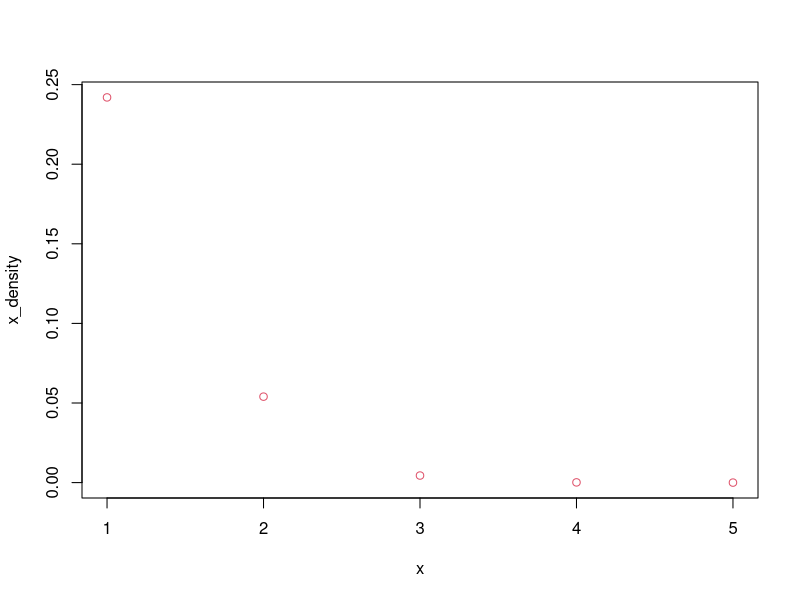
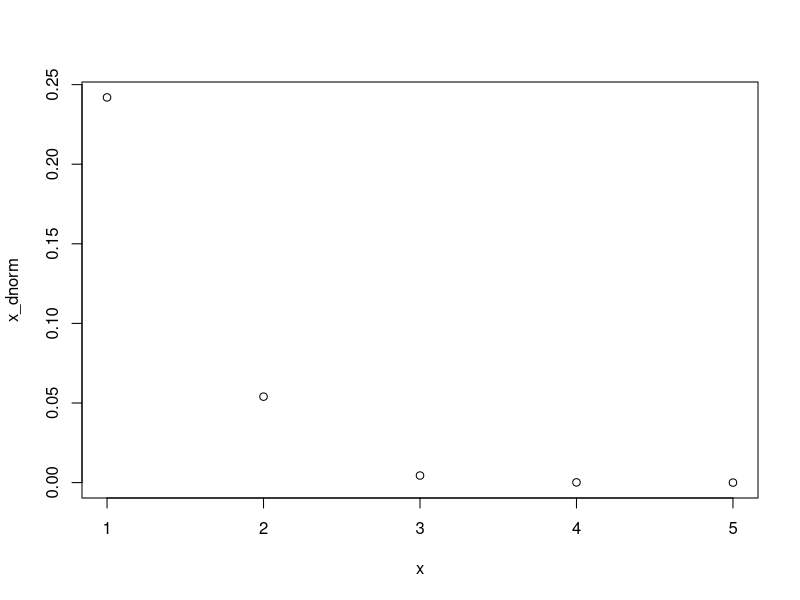
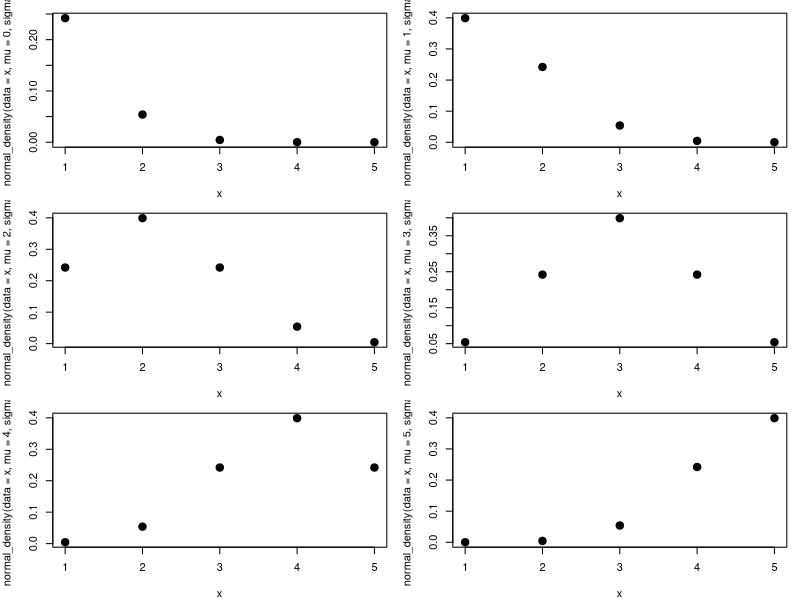
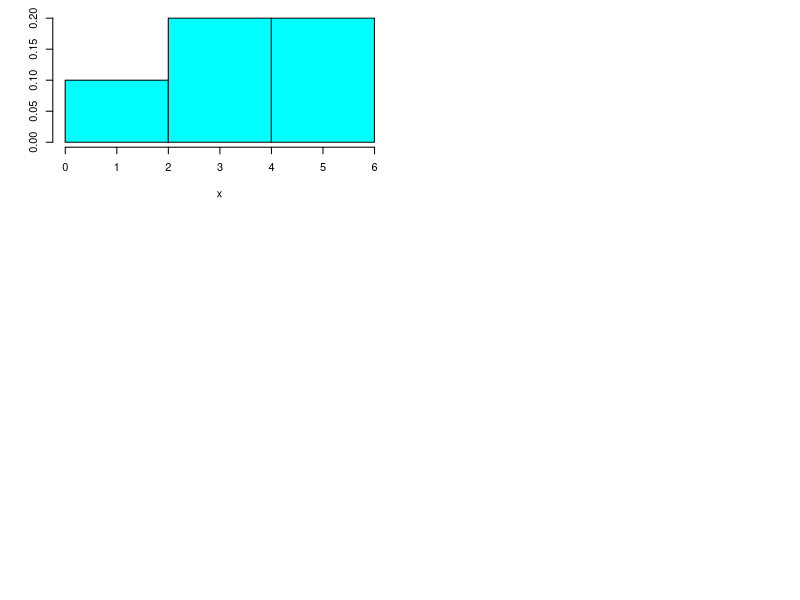
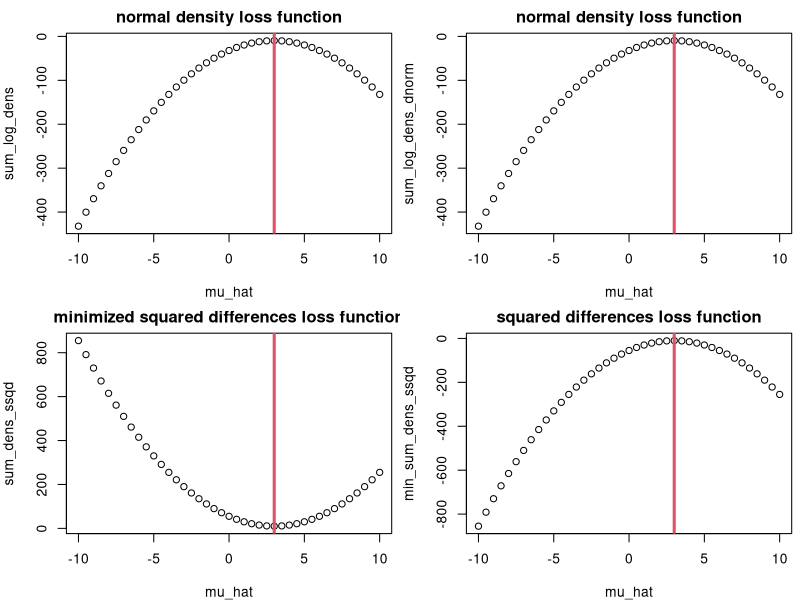
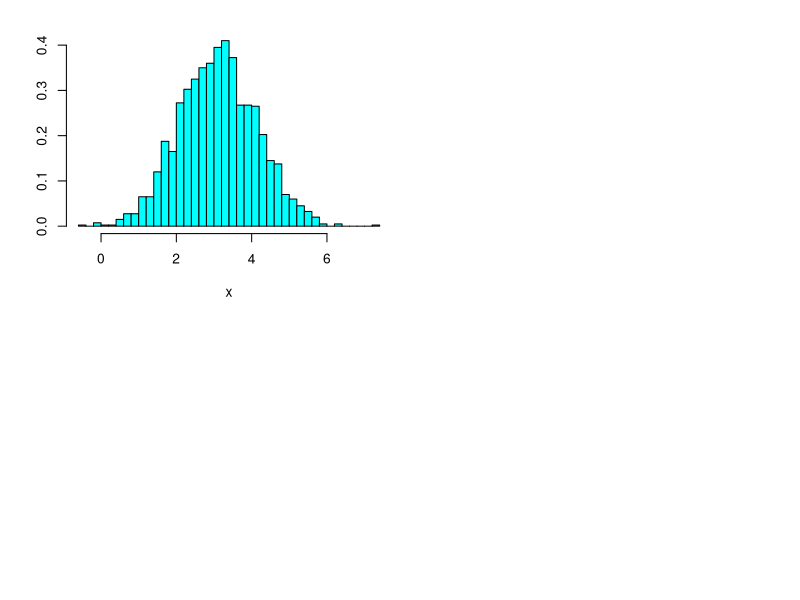
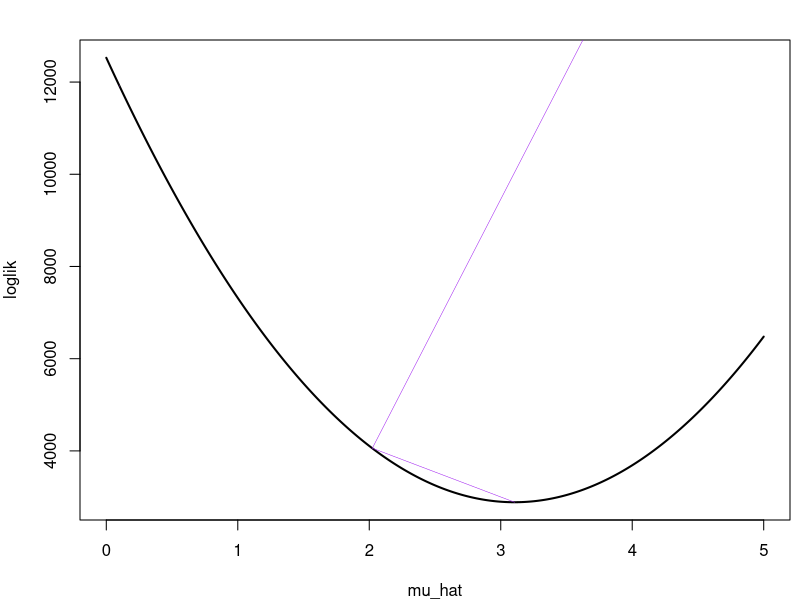

These charts were generated, in order, by the following R code:
## R_Demo_Simulation_Learning_Estimate_Mean.R
##########################################################################
## INSTRUCTOR: Christopher Fariss
## COURSE NAME: Programming and Simulation Methods for Computational Social Science (1T, 2W)
## University of Essex Summer School 2025
##
## Date: 2025-07-09
##
## Please e-mail me if you find any errors or have and suggestions (either email is fine)
## e-mail: cjf0006@gmail.com
## e-mail: cjfariss@umich.edu
##
##########################################################################
## Introduction to tutorial:
##
## (1a) Use the normal density function to see that it is useful for many applications
## (1b) Specifically, we will estimate a mean instead of calculating it directly using a combination of values from the normal density function
## (1c) Use a normal density function to construct a likelihood function or loss function to evaluate how well/close the estimate mean is to the observed data values
## (2) Observe that calculating the true mean is very simple so it is easy to verify that the combination of density functions gives the same answer as the simple calculation
## (3) Note that there are more complicated models where estimating the best set of parameters is not as easy as simply calculating the mean. We will use this combination of density function values to find the best set of parameters. Sometimes this is called maximum likelihood estimation or MLE for short
##
##########################################################################
##
## This tutorial estimates the mean value from a vector of numeric data using the notion of distance.
## 
## Instead of calculating the mean directly, we will estimate the mean by minimizing a function that compares a range of possible estimates of the mean to the data we obtained in the vector (i.e., distance between possible estimate and each of the data points).
##
## The program below finds a range of possible values.
## These values include the maximum value of the log-likelihood which summarizes the disagreement/distance between a potential estimate of the mean and each of the observed data points in the data vector.
##
## This algorithm will provide the same answer as the algorithm for finding the average, which is taught to each of us in grade school.
##
## We will consider several loss-statistics. 
##
## These loss-statistics simply calculate the distance between a parameter estimate or our best guess AND a set of data points. 
##
## We are calculating distances for each observation in a dataset and summarizing these distances. 
## Sometimes we will call these distances something else: usually error or sometimes difference. 
## We will consider another loss function, gradient descent, later in the course.
##
##########################################################################

## install the library if necessary
## load packages
pkgs <- c("MASS")
invisible(sapply(pkgs, require, character.only = TRUE))

## create sequence of real numbers
#x <- seq(-3,3,.1)
x <- 1:5
x
mean(x)

## set mean and variance parameters
mu <- 0
sigma <- 1
sigma_pow2 <- sigma^2

## calculate the density using the normal distribution function
x_density <- 1/(sigma*sqrt(2*pi)) * exp(-(x - mu)^2/2*sigma^2)
x_density

## plot the two estimated densities to verify that they are the same
par(mfrow=c(1,1))
plot(x, x_density, col=2)

## calculate the density using the normal distribution function built into R
x_dnorm <- dnorm(x, mean=mu, sd=sigma)
x_dnorm

## plot the two estimated densities to verify that they are the same
plot(x, x_dnorm)

## program a function
normal_density <- function(data, mu, sigma){
  1/(sigma*sqrt(2*pi)) * exp(-(data - mu)^2/2*sigma^2)
}

## let's change the mean
normal_density(data=x, mu=3, sigma=1)

## plot the two estimated densities to verify that they are the same
par(mfrow=c(3,2), mar=c(4,4,1,1))
plot(x, normal_density(data=x, mu=0, sigma=1), cex=1.5, pch=19)
plot(x, normal_density(data=x, mu=1, sigma=1), cex=1.5, pch=19)
plot(x, normal_density(data=x, mu=2, sigma=1), cex=1.5, pch=19)
plot(x, normal_density(data=x, mu=3, sigma=1), cex=1.5, pch=19)
plot(x, normal_density(data=x, mu=4, sigma=1), cex=1.5, pch=19)
plot(x, normal_density(data=x, mu=5, sigma=1), cex=1.5, pch=19)

## data (we want the mean estimate for this numeric vector)
x <- c(1,2,3,4,5)
x

mean(x)
sum(x)/length(x)

## fix sigma to 1
sigma <- 1

## let's check to see if the best estimate for the mean is 1
mu <- 1
sum(log(1/(sigma*sqrt(2*pi)) * exp(-(x - mu)^2/2*sigma^2)))
prod(1/(sigma*sqrt(2*pi)) * exp(-(x - mu)^2/2*sigma^2))

## reminder
prod(1:3)
prod(c(.5,.5))
prod(c(.5,.5,.5))
prod(c(.5,.5,.5,.5))

## let's check to see if the best estimate for the mean is 2
mu <- 2
sum(log(1/(sigma*sqrt(2*pi)) * exp(-(x - mu)^2/2*sigma^2)))

## let's check to see if the best estimate for the mean is 3
mu <- 3
sum(log(1/(sigma*sqrt(2*pi)) * exp(-(x - mu)^2/2*sigma^2)))

## let's check to see if the best estimate for the mean is 4
mu <- 4
sum(log(1/(sigma*sqrt(2*pi)) * exp(-(x - mu)^2/2*sigma^2)))

## let's check to see if the best estimate for the mean is 5
mu <- 5
sum(log(1/(sigma*sqrt(2*pi)) * exp(-(x - mu)^2/2*sigma^2)))

## is there any value of mu that generates a larger sum of logged values than 3?


## data (we want the mean estimate for this numeric vector)
x <- c(1,2,3,4,5)
x

#x <- runif(100)
truehist(x)

## vector to keep track of the loss function values
sum_log_dens <- NA
sum_log_dens_dnorm <- NA
sum_dens_ssqd <- NA
min_sum_dens_ssqd <- NA

## candidate values for our estimate of mu, which is the mean value we are trying to estimate
mu_hat <- seq(-10,10,.5)
mu_hat

## loop through all the mu_hat values to determine which one is the best using the sum of the logged densities
for(i in 1:length(mu_hat)){
  
  ## set mu_hat value to mu for the loss evaluation (mu is different for each iteration of the loop)
  mu <- mu_hat[i]
  
  ## normal density loss function
  sum_log_dens[i] <- sum(log(1/(sigma*sqrt(2*pi)) * exp(-(x - mu)^2/2*sigma^2)))
  
  ## dnorm loss function
  sum_log_dens_dnorm[i] <- sum(log(dnorm(x=x,mean=mu,sd=sigma)))
  
  ## ssdq sum of squared differences loss function (maximize)
  sum_dens_ssqd[i] <- sum((x-mu)^2)
  
  ## negative ssdq sum of squared differences loss function (minimize)
  min_sum_dens_ssqd[i] <- -sum((x-mu)^2)
  
}

par(mfrow=c(2,2), mar=c(4,4,2,.5))

## plot the normal density loss function
plot(mu_hat, sum_log_dens, main="normal density loss function")
abline(v=mean(x), col=2, lwd=3)

## plot the dnorm loss function
plot(mu_hat, sum_log_dens_dnorm, main="normal density loss function")
abline(v=mean(x), col=2, lwd=3)

## plot the ssdq sum of squared differences loss function
plot(mu_hat, sum_dens_ssqd, main="minimized squared differences loss function")
abline(v=mean(x), col=2, lwd=3)

## plot the ssdq sum of squared differences loss function
plot(mu_hat, min_sum_dens_ssqd, main="squared differences loss function")
abline(v=mean(x), col=2, lwd=3)

##########################################################################
## apply the density function and the equation for the log-likelihood, which is a loss function
##########################################################################

## make a very simple dataset
simple_data <- 1:5

## print the data
simple_data


##########################################################################
## what is the density for each value in the dataset if we assume mu, the average, is 1?
normal_density(data=simple_data, mu=1, sigma=1)

## what is the density for each value in the dataset if we assume mu, the average, is 2?
normal_density(data=simple_data, mu=2, sigma=1)

## what is the density for each value in the dataset if we assume mu, the average, is 3?
normal_density(data=simple_data, mu=3, sigma=1)

## what is the density for each value in the dataset if we assume mu, the average, is 4?
normal_density(data=simple_data, mu=4, sigma=1)

## what is the density for each value in the dataset if we assume mu, the average, is 5?
normal_density(data=simple_data, mu=5, sigma=1)

##########################################################################
## note: we can summarize these values by using the loss function defined above, which we called the log-likelihood
##########################################################################

## we can multiple all the densities together to get the likihood statistic
prod(normal_density(data=simple_data, mu=1, sigma=1))
prod(normal_density(data=simple_data, mu=2, sigma=1))
prod(normal_density(data=simple_data, mu=3, sigma=1))
prod(normal_density(data=simple_data, mu=4, sigma=1))
prod(normal_density(data=simple_data, mu=5, sigma=1))

## we can take the sum of the all the logged densities to get the log-likihood statistic (we usually multiply by -1 so the we mind the min instead of the max. consistent with the likihood function)
-sum(log(normal_density(data=simple_data, mu=1, sigma=1)))
-sum(log(normal_density(data=simple_data, mu=2, sigma=1)))
-sum(log(normal_density(data=simple_data, mu=3, sigma=1)))
-sum(log(normal_density(data=simple_data, mu=4, sigma=1)))
-sum(log(normal_density(data=simple_data, mu=5, sigma=1)))

## we can transform the log-likelihood into the likelihood statistic by using the exponentiation function exp()
exp(sum(log(normal_density(data=simple_data, mu=1, sigma=1))))
exp(sum(log(normal_density(data=simple_data, mu=2, sigma=1))))
exp(sum(log(normal_density(data=simple_data, mu=3, sigma=1))))
exp(sum(log(normal_density(data=simple_data, mu=4, sigma=1))))
exp(sum(log(normal_density(data=simple_data, mu=5, sigma=1))))

## another commonly used loss statistic is the root-mean-squared-error which we use in later programs because it is a bit easier to think about
sqrt(mean((simple_data-1)^2))
sqrt(mean((simple_data-2)^2))
sqrt(mean((simple_data-3)^2))
sqrt(mean((simple_data-4)^2))
sqrt(mean((simple_data-5)^2))

##########################################################################
## note: that all of these statistics are in agreement that our best guess at the values of the dataset, in terms of the ability of our single guess to reduce the distance between the guess of the single parameter and each data point is the simple average
##########################################################################

##########################################################################
## let's do this via a simulation now
##########################################################################

## specify the number of units
sample_size <- 2000
sample_size

## take a random draw of units given a mean that we as the researcher/programmer/data-scientist
## let's use pi for fun but it can be any number (note that we are not estimating the variance for this exercise)
x <- rnorm(sample_size, mean=pi, sd=1)

truehist(x)


## specify values of mu to check (what happens as we decrease the distance between guesses?)
mu_hat <- seq(0,5,0.001)

## loop through all values of mu_hat and calculate the loglik statistic for each
loglik <- c()
for(i in 1:length(mu_hat)){
    loglik[i] <- -sum(log(normal_density(data=x, mu=mu_hat[i], sigma=1)))
}

par(mfrow=c(1,1))
plot(mu_hat, loglik, type="l", lwd=2)

## which value is the minimum?
coordinate <- which(loglik==min(loglik))
coordinate

## which coordinate minimizes the loglik for the best mu_hat value?
mu_hat[coordinate]

## what is the calculated average?
mean(x)

# pass function to optim with initial values
loglik_func <- function(par, data){
  return(-sum(log(normal_density(data=data, mu=par, sigma=1))))
}

## generate variables for monitoring the function

loglik_func <- function(par, data, iterate=TRUE){
   out <-  -sum(log(normal_density(data=data, mu=par, sigma=1)))
  
  if(iterate==TRUE){
    eval[iter,1] <<- par
    eval[iter,2] <<- out
    iter <<- iter+1
  }
  
   return(out)
}

eval <- array(dim=c(100,2))
iter <- 1
optim.out <- optim(par = c(.1), fn=loglik_func, data=x, method="BFGS")
optim.out

## estimate mean from the optim function
optim.out$par

## empirical mean
mean(x)

## the difference between the estimated parameter and the empirical mean is vanishingly small
optim.out$par - mean(x)

##
head(eval,30) 
lines(x=eval[1:iter,1], y=eval[1:iter,2], col="purple", lwd=.5) # not that interesting 

##########################################################################
## Question: what if we repeated this process over and over again? 
## Would the average of the simulations coverage towards the true value of pi?
##
## Notes: The Central Limit Theorem (CLT) establishes that when independently generated variables (iid: independent and identically distributed random variables) are added together, the sums or averages of these variables (when normalized) converge towards a normal distribution. 
## This property emerges even if the original variables are not individually normally distributed, as with the roll of a die. 
## The probability of any value from the single roll of die is equivalent to any other value for the same-sided die in the limit (when the number of rolls approaches infinity).
##
##########################################################################
